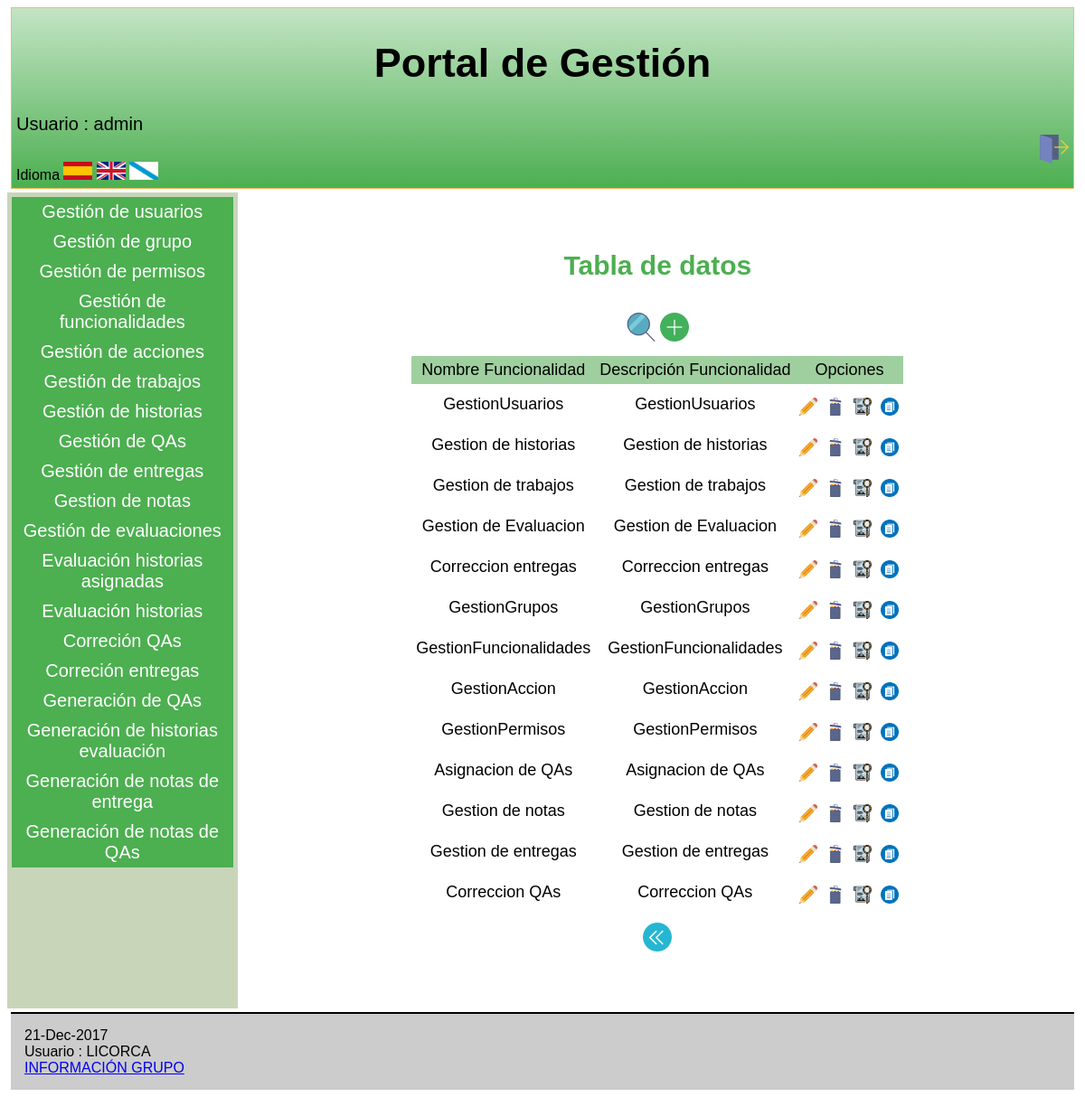
Page /Controllers/FUNCIONALIDAD_CONTROLLER.php (signed in) on the earlier database version.
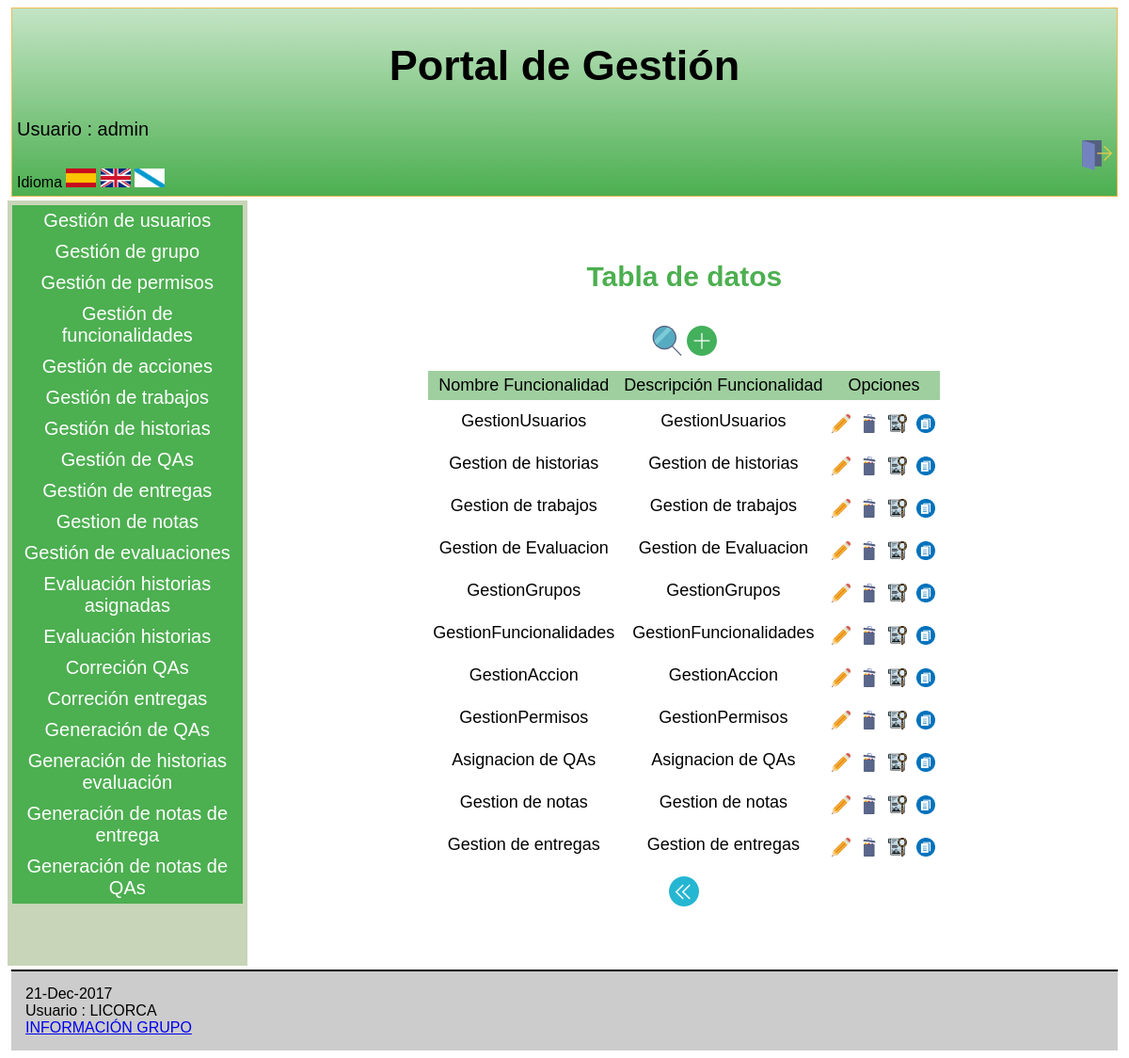
Same page on the later database version.
### tables this page shows
CREATE TABLE `FUNCIONALIDAD` (
  `IdFuncionalidad` varchar(6) NOT NULL,
  `NombreFuncionalidad` varchar(60) NOT NULL,
  `DescripFuncionalidad` varchar(100) NOT NULL
);

### Controllers/FUNCIONALIDAD_CONTROLLER.php (called while the page is built, shortened)
<?php
include '../Functions/Authentication.php';
include '../Models/FUNCIONALIDAD_MODEL.php';
include '../Models/USU_GRUPO_MODEL.php';
include '../Views/FUNCIONALIDAD/FUNCIONALIDAD_SHOWALL_View.php';
switch ( $_REQUEST[ 'action' ] ) {
	default:
		$USUARIO = new USU_GRUPO( $_SESSION[ 'login' ], '' );
		$ADMIN = $USUARIO->comprobarAdmin();
		if ( $ADMIN == true ) {
			if ( !$_POST ) {
				$FUNCIONALIDAD = new FUNCIONALIDAD( '', '', '' );
			} else {
				$FUNCIONALIDAD = get_data_form();
			}
			$datos = $FUNCIONALIDAD->SEARCH();
			$lista = array( 'NombreFuncionalidad', 'DescripFuncionalidad' );
			$PERMISO = $USUARIO->comprobarPermisos();
			new FUNCIONALIDAD_SHOWALL( $lista, $datos, $PERMISO, true );
		}
}
?>

### Functions/Authentication.php (called while the page is built)
<?php
function IsAuthenticated(){
	if (!isset($_SESSION['login'])){
		return false;
	}
	else{
		return true;
	}
}
?>

### Functions/BdAdmin.php (called while the page is built, shortened)
<?php
function ConectarBD()
	{
	    $mysqli = new mysqli("localhost", "userET3", "passET3", "IUET32017");
		return $mysqli;
	}
?>

### Functions/permisosAcc.php (called while the page is built, shortened)
<?php
include_once '../Functions/BdAdmin.php';
include_once '../Models/USU_GRUPO_MODEL.php';
function permisosAcc( $login, $funcionalidad, $accion ) {
	$ADMIN = new USU_GRUPO( $login, '' );
	if ( !$ADMIN->comprobarAdmin() ) {
		$PERMISO = new PERMISO_MODEL( '', $funcionalidad, $accion,'','','' );
		return $PERMISO->comprobarPermisos( $login );
	} else {
		return true;
	}
}
?>

### Models/USU_GRUPO_MODEL.php (called while the page is built, shortened)
<?php
 include_once '../Functions/BdAdmin.php';
    class USU_GRUPO{
        var $login;
        var $mysqli;
        public function __construct($login, $IdGrupo){
            $this->login = $login;
            $this->mysqli=ConectarBD();
        }
   function comprobarAdmin(){
		$sql = "SELECT * FROM USU_GRUPO WHERE login = '$this->login' && IdGrupo = '00000A'";
		$resultado = $this->mysqli->query($sql);
		if($resultado->num_rows == 0){
			return false;
		}else{
			return true;
		}
   }
    }
?>

### Functions/comprobarAdministrador.php (called while the page is built)
<?php
include_once '../Functions/BdAdmin.php';
include_once '../Models/USU_GRUPO_MODEL.php';
function comprobarAdministrador($login){
	$ADMIN = new USU_GRUPO($login,'');
	return $ADMIN->comprobarAdmin();
}
?>

### Models/FUNCIONALIDAD_MODEL.php (called while the page is built, shortened)
<?php
class FUNCIONALIDAD {
	var $IdFuncionalidad;
	var $NombreFuncionalidad;
	var $DescripFuncionalidad;
	function __construct( $IdFuncionalidad, $NombreFuncionalidad, $DescripFuncionalidad ) {
		$this->IdFuncionalidad = $IdFuncionalidad;
		$this->NombreFuncionalidad = $NombreFuncionalidad;
		$this->DescripFuncionalidad = $DescripFuncionalidad;
		include_once '../Functions/BdAdmin.php';
		$this->mysqli = ConectarBD();
	}
	function SEARCH() {
		$sql = "select IdFuncionalidad,
                        NombreFuncionalidad,
                        DescripFuncionalidad
       			from FUNCIONALIDAD
    			where
    				(
					(BINARY IdFuncionalidad LIKE '%$this->IdFuncionalidad%') &&
                    (BINARY NombreFuncionalidad LIKE '%$this->NombreFuncionalidad%') &&
                    (BINARY DescripFuncionalidad LIKE '%$this->DescripFuncionalidad%')
    				)";
		if ( !( $resultado = $this->mysqli->query( $sql ) ) ) {
			return 'Error en la consulta sobre la base de datos';
		} else {
			return $resultado;
		}
	}
}
?>

### Views/FUNCIONALIDAD/FUNCIONALIDAD_SHOWALL_View.php (the view, shortened to what this page needs)
<?php
class FUNCIONALIDAD_SHOWALL {
	function __construct( $lista, $datos, $PERMISO,$admin) {
		$this->lista = $lista;
		$this->datos = $datos;
		$this->PERMISO = $PERMISO;
		$this->admin = $admin;
		$this->render($this->lista,$this->datos,$this->PERMISO,$this->admin);
	}
	function render($lista,$datos,$PERMISO,$admin){
		$this->datos = $datos;
$ADD=false;
$EDIT=false;
$SEARCH=false;
$DELETE=false;
$SHOW=false;
$ASIGN=false;
	if($admin==true){
			    $ADD=true;
			    $DELETE=true;
			    $EDIT=true;
			    $SEARCH=true;
			    $SHOW=true;
			    $ASIGN=true;
	}
		include '../Views/Header.php';
?>
		<div class="seccion">
			<h2>
				<?php echo $strings['Tabla de datos'];?>
			</h2>
			<table>
				<caption style="margin-bottom:10px;">
					<form action='../Controllers/FUNCIONALIDAD_CONTROLLER.php'>
<?php if($SEARCH==true){  ?>
						<button type="submit" name="action" value="SEARCH"><img src="../Views/icon/buscar.png" alt="BUSCAR" /></button>
<?php
	 }
		if($ADD == true){
?>
						<button type="submit" name="action" value="ADD"><img src="../Views/icon/añadir.png" alt="AÑADIR" /></button>
<?php
		}
?>
					</form>
				</caption>
				<tr>
<?php
					foreach ( $lista as $atributo ) {
?>
					<th>
						<?php echo $strings[$atributo]?>
					</th>
<?php
					}
		if($EDIT==true || $SHOW==true || $DELETE==true || $ASIGN==true){
?>
					<th colspan="4" >
						<?php echo $strings['Opciones']?>
					</th>
<?php } ?>
				</tr>
<?php
				while ( $fila = mysqli_fetch_array( $this->datos ) ) {
?>
				<tr>
<?php
					foreach ( $lista as $atributo ) {
?>
					<td>
<?php
							echo $fila[ $atributo ];
?>
					</td>
<?php
					}
?>
					<td>
						<form action="../Controllers/FUNCIONALIDAD_CONTROLLER.php" method="get" style="display:inline" >
							<?php if($EDIT==true){ ?>
								<button type="submit" name="action" value="EDIT" ><img src="../Views/icon/modificar.png" alt="<?php echo $strings['Modificar']?>" width="20" height="20" /></button>
						    <?php } ?>
					<td>
							<?php if($DELETE==true){ ?>
								<button type="submit" name="action" value="DELETE" ><img src="../Views/icon/eliminar.png" alt="<?php echo $strings['Eliminar']?>" width="20" height="20" /></button>
							<?php } ?>
					<td>
							<?php if($SHOW==true){ ?>
								<button type="submit" name="action" value="SHOWCURRENT" ><img src="../Views/icon/verDetalles.png" alt="<?php echo $strings['Ver en detalle']?>" width="20" height="20"/></button>
							<?php } ?>
						</form>
				    <td>
							<?php if($ASIGN==true){ ?>
						<form action="../Controllers/FUNC_ACCION_CONTROLLER.php" method="get" style="display:inline" >
							<button type="submit" ><img src="../Views/icon/accion.png" width="20" height="20"/></button>
						</form>
							<?php } ?>
				</tr>
<?php
				}
?>
			</table>
			<form action='../Controllers/FUNCIONALIDAD_CONTROLLER.php' method="post">
				<button type="submit"><img src="../Views/icon/atras.png" alt="<?php echo $strings['Atras']?>" /></button>
			</form>
		</div>
<?php
		include '../Views/Footer.php';
		}
		}
?>

### Views/Header.php (shortened to what this page needs)
<?php
	include_once '../Functions/Authentication.php';
?>
<!doctype html>
<html lang="es">
<head>
	<link rel="stylesheet" type="text/css" media="screen" href="../Views/css/estilos.css" hreflang="es">
	<link rel="stylesheet" type="text/css" media="screen" href="../Views/js/tcal/tcal.css" hreflang="es">
</head>
<body>
 <header>
	<p style="text-align:center">
		<h1>
<?php
			echo $strings['Portal de Gestión'];
?>
		</h1>
	</p>
<?php
	if (IsAuthenticated()){
?>
		<p style="font-size:20px; ">
<?php
			echo $strings['Usuario'] . ' : ' . $_SESSION['login'] . '<br>';
?>
			<a href="../Functions/Desconectar.php" style="text-decoration:none"> <img src="../Views/icon/desconexion.png" width="32" height="32" alt="<?php echo $strings['Desconectarse']?>" style="float:right;"></a>
		</p>
<?php
	} else {
			echo $strings['Usuario no identificado'];
?>
		<a href = '../Controllers/Registro_Controller.php' ><img src="../Views/icon/registrarse.png" alt="<?php echo $strings['Registrar']?>" /></a>
<?php
	}
?>
	<form name='idiomform' action="../Functions/CambioIdioma.php" method="post">
		<?php echo $strings['idioma']; ?>
		<button type="submit"  name="idioma" value="SPANISH" ><img src="../Views/icon/banderaEspaña.jpg" alt="<?php echo $strings['Cambiar idioma a español']?>" width="32" height="20" style="display: block;"/></button>
		<button type="submit"  name="idioma" value="ENGLISH" ><img src="../Views/icon/banderaReinoUnido.png" alt="<?php echo $strings['Cambiar idioma a inglés']?>" width="32" height="20" style="display: block;"/></button>
		<button type="submit"  name="idioma" value="GALLEGO" ><img src="../Views/icon/banderaGalicia.png" alt="<?php echo $strings['Cambiar idioma a gallego']?>" width="32" height="20" style="display: block;"/></button>
	</form>
</header>
<div id = 'main'>
<?php
		include '../Views/admin_menuLateral.php';
?>
<article>

### Views/admin_menuLateral.php
	<?php
include_once '../Functions/permisosAcc.php';
include_once '../Functions/comprobarAdministrador.php';
?>
<nav>
	<ul class="menu">
		<?php if (isset($_SESSION['login'])) { ?>
		<?php if((permisosAcc($_SESSION['login'],1,5)==true)){ ?>
		<li>
			<a href="../Controllers/USUARIO_CONTROLLER.php" class="primerNivel"><?php echo $strings['Gestion de usuarios']; ?></a>
		</li>
		<?php }
	if((permisosAcc($_SESSION['login'],2,5)==true)){ ?>
		<li>
			<a href="../Controllers/GRUPO_CONTROLLER.php" class="primerNivel"><?php echo $strings['Gestion de grupo']; ?></a>
		</li>
		<?php }
	if((permisosAcc($_SESSION['login'],5,5)==true)){ ?>
		<li>
			<a href="../Controllers/PERMISO_CONTROLLER.php" class="primerNivel"><?php echo $strings['Gestión de permisos']; ?></a>
		</li>
		<?php }
	if((permisosAcc($_SESSION['login'],3,5)==true)){ ?>
		<li>
			<a href="../Controllers/FUNCIONALIDAD_CONTROLLER.php" class="primerNivel"><?php echo $strings['Gestion de funcionalidades']; ?></a>
		</li>
		<?php }
	if((permisosAcc($_SESSION['login'],4,5)==true)){ ?>
		<li>
			<a href="../Controllers/ACCION_CONTROLLER.php" class="primerNivel"><?php echo $strings['Gestion de acciones']; ?></a>
		</li>
		<?php }
	if((permisosAcc($_SESSION['login'],11,5)==true)){ ?>
		<li>
			<a href="../Controllers/TRABAJO_CONTROLLER.php" class="primerNivel"><?php echo $strings['Gestion de trabajos']; ?></a>
		</li>
		<?php }
	if((permisosAcc($_SESSION['login'],10,5)==true)){ ?>
		<li>
			<a href="../Controllers/HISTORIA_CONTROLLER.php" class="primerNivel"><?php echo $strings['Gestion de historias']; ?></a>
		</li>
		<?php }
	if((permisosAcc($_SESSION['login'],6,5)==true)){ ?>
		<li>
			<a href="../Controllers/ASIGNAC_QA_CONTROLLER.php" class="primerNivel"><?php echo $strings['Gestión de QAs']; ?></a>
		</li>
		<?php }
		 if(comprobarAdministrador($_SESSION['login']== true) || (permisosAcc($_SESSION['login'],8,10)==true)){?>
		<?php if(comprobarAdministrador($_SESSION['login'])==true){ ?>
		<li>
			<a href="../Controllers/ENTREGA_CONTROLLER.php" class="primerNivel"><?php echo $strings['Gestion de entregas']; ?></a>
		</li>
		<?php }else
		                       if((permisosAcc($_SESSION['login'],8,10)==true)){ ?>
		<li>
			<a href="../Controllers/TRABAJO_CONTROLLER.php" class="primerNivel"><?php echo $strings['Gestion de entregas']; ?></a>
		</li>
		<?php } ?>
		<?php }
		 if((permisosAcc($_SESSION['login'],7,5)==true)){?>
		<li>
			<a href="../Controllers/NOTA_TRABAJO_CONTROLLER.php" class="primerNivel"><?php echo $strings['Gestion de notas']; ?></a>
		</li>
		<?php }
	if((permisosAcc($_SESSION['login'],12,5)==true)){ ?>
		<li>
			<a href="../Controllers/EVALUACION_CONTROLLER.php" class="primerNivel"><?php echo $strings['Gestion de evaluaciones']; ?></a>
		</li>
		<?php }
	if((permisosAcc($_SESSION['login'],12,10)==true)){ ?>
		<li>
			<a href="../Controllers/EVALUACION_CONTROLLER.php?action=EVALUACION_HISTORIAS_ASIGNADAS" class="primerNivel"><?php echo $strings['Evaluar Historias QA']; ?></a>
		</li>
		<?php }
	if((permisosAcc($_SESSION['login'],12,11)==true)){ ?>
		<li>
			<a href="../Controllers/EVALUACION_CONTROLLER.php?action=EVALUACION_HISTORIAS" class="primerNivel"><?php echo $strings['Evaluar Historias']; ?></a>
		</li>
		<?php }
		 if((permisosAcc($_SESSION['login'],12,7)==true)){?>
		<li>
			<a href="../Controllers/EVALUACION_CONTROLLER.php?action=MOSTRAR_CORRECCION_QA" class="primerNivel"><?php echo $strings['Consulta de correciones']; ?></a>
		</li>
		<?php }
		if(permisosAcc($_SESSION['login'],12,14)==true){ ?>
		<li>
			<a href="../Controllers/EVALUACION_CONTROLLER.php?action=MOSTRAR_CORRECCION_ET" class="primerNivel"><?php echo $strings['Correción entregas']; ?></a>
		</li>
		<?php }
	if((permisosAcc($_SESSION['login'],6,8)==true)){ ?>
		<li>
			<a href="../Controllers/ASIGNAC_QA_CONTROLLER.php?action=GENERAR" class="primerNivel"><?php echo $strings['GENERACIÓN DE QAs']; ?></a>
		</li>
		<?php }
	if((permisosAcc($_SESSION['login'],6,9)==true)){ ?>
		<li>
			<a href="../Controllers/ASIGNAC_QA_CONTROLLER.php?action=HISTORIAS" class="primerNivel"><?php echo $strings['GENERACIÓN DE HISTORIAS EVALUACIÓN']; ?></a>
		</li>
		<?php }
	if((permisosAcc($_SESSION['login'],7,13)==true)){ ?>
		<li>
			<a href="../Controllers/NOTA_TRABAJO_CONTROLLER.php?action=GENERAR_NOTA_ENTREGA" class="primerNivel"><?php echo $strings['GENERACIÓN NOTAS ENTREGA']; ?></a>
		</li>
		<?php }
	if((permisosAcc($_SESSION['login'],7,8)==true)){ ?>
		<li>
			<a href="../Controllers/NOTA_TRABAJO_CONTROLLER.php?action=GENERAR_NOTA_QA" class="primerNivel"><?php echo $strings['GENERACIÓN NOTAS QA']; ?></a>
		</li>
		<?php } ?>
		<?php } ?>
	</ul>
</nav>

### Views/Footer.php (shortened to what this page needs)
</article>
 </div>
	<footer>
		<?php echo date("d-M-Y", mktime()); ?></br><?php if (IsAuthenticated()){  echo $strings['Usuario'] . ' : ' . 'LICORCA' . '<br>'; }?>
		<a href="../Views/INFO_GRUPO_ET.php"><?php echo $strings['INFORMACIÓN GRUPO'];?></a>
	</footer>
  </body>
</html>

### Views/css/estilos.css (style rules this page uses)
#main { min-height: 800px; margin: 0px; padding: 0px; display: -webkit-flex; display: flex; -webkit-flex-flow: row; flex-flow: row; z-index:1; }
#main > article { margin: 4px; padding: 5px; -webkit-flex: 3 1 60%; flex: 3 1 60%; -webkit-order: 2; order: 2; }
#main > nav { margin: 0px; padding: 5px; background-color: #C8D5B9; min-width: 180px; -webkit-flex: 1 6 15%; flex: 1 6 15%; -webkit-order: 1; order: 1; }
header { display: block; margin: 4px; padding: 5px; min-height: 100px; border: 1px solid #eebb55; background: linear-gradient(to top,rgba(76, 175, 80, 1) 0%, rgba(255, 255, 255, 1)150%); }
body { font-family: Arial; background: white; }
footer { display: block; margin: 4px; padding: 15px; border-top: 2px solid #000; background: #CCC; }
h1 { text-align:center; font-size: 45px; color: black; }
h2 { text-align:center; font-size: 30px; color: #4CAF50; }
p { text-align:justify; }
.menu { padding: 0; margin: 0; list-style-type: none; text-align: center; }
.primerNivel { color : white; text-decoration: none; display: block; padding: 5px; font-size: 20px; background-color: #4CAF50; }
table { padding:1px; margin-top:0px; border-spacing:0px; font-family: Arial; font-size: 20px; border: 0px solid #000; margin: 0 auto ; text-align: left; }
th,td { padding: 5px; text-align: center; font-size: 18px; border: 0px solid #000; }
th { background-color: #9fcf9f; font-weight:normal; border: 0px solid #000; }
.seccion { padding:10px; padding-bottom: 30px; margin: 20px; text-align:center; }
button { background-color:white; border: none; margin-top: 10px; padding:0px; }

Differences in the rows shown:
removed funcionalidad: NombreFuncionalidad "Correccion entregas", DescripFuncionalidad "Correccion entregas"
removed funcionalidad: NombreFuncionalidad "Correccion QAs", DescripFuncionalidad "Correccion QAs"
